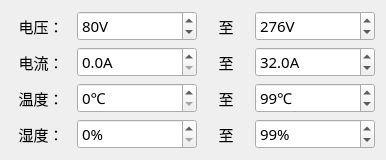
<?xml version="1.0" encoding="UTF-8"?>
<ui version="4.0">
 <class>Home_LineUnitWid</class>
 <widget class="QWidget" name="Home_LineUnitWid">
  <property name="geometry">
   <rect>
    <x>0</x>
    <y>0</y>
    <width>386</width>
    <height>156</height>
   </rect>
  </property>
  <property name="font">
   <font>
    <family>微软雅黑</family>
    <pointsize>11</pointsize>
   </font>
  </property>
  <property name="windowTitle">
   <string>Form</string>
  </property>
  <layout class="QGridLayout" name="gridLayout">
   <property name="verticalSpacing">
    <number>6</number>
   </property>
   <item row="0" column="0">
    <widget class="QLabel" name="label_5">
     <property name="sizePolicy">
      <sizepolicy hsizetype="Preferred" vsizetype="Preferred">
       <horstretch>0</horstretch>
       <verstretch>0</verstretch>
      </sizepolicy>
     </property>
     <property name="minimumSize">
      <size>
       <width>60</width>
       <height>30</height>
      </size>
     </property>
     <property name="maximumSize">
      <size>
       <width>60</width>
       <height>16777215</height>
      </size>
     </property>
     <property name="text">
      <string>电压：</string>
     </property>
     <property name="alignment">
      <set>Qt::AlignCenter</set>
     </property>
    </widget>
   </item>
   <item row="0" column="1">
    <widget class="QDoubleSpinBox" name="volMinSpin">
     <property name="enabled">
      <bool>true</bool>
     </property>
     <property name="minimumSize">
      <size>
       <width>120</width>
       <height>30</height>
      </size>
     </property>
     <property name="maximumSize">
      <size>
       <width>120</width>
       <height>16777215</height>
      </size>
     </property>
     <property name="prefix">
      <string/>
     </property>
     <property name="suffix">
      <string>V</string>
     </property>
     <property name="decimals">
      <number>0</number>
     </property>
     <property name="maximum">
      <double>300.000000000000000</double>
     </property>
     <property name="value">
      <double>80.000000000000000</double>
     </property>
    </widget>
   </item>
   <item row="0" column="2">
    <widget class="QLabel" name="label_6">
     <property name="minimumSize">
      <size>
       <width>40</width>
       <height>30</height>
      </size>
     </property>
     <property name="maximumSize">
      <size>
       <width>50</width>
       <height>16777215</height>
      </size>
     </property>
     <property name="text">
      <string>至</string>
     </property>
     <property name="alignment">
      <set>Qt::AlignCenter</set>
     </property>
    </widget>
   </item>
   <item row="0" column="3">
    <widget class="QDoubleSpinBox" name="volMaxSpin">
     <property name="enabled">
      <bool>true</bool>
     </property>
     <property name="minimumSize">
      <size>
       <width>120</width>
       <height>30</height>
      </size>
     </property>
     <property name="maximumSize">
      <size>
       <width>120</width>
       <height>16777215</height>
      </size>
     </property>
     <property name="suffix">
      <string>V</string>
     </property>
     <property name="decimals">
      <number>0</number>
     </property>
     <property name="maximum">
      <double>300.000000000000000</double>
     </property>
     <property name="value">
      <double>276.000000000000000</double>
     </property>
    </widget>
   </item>
   <item row="1" column="0">
    <widget class="QLabel" name="label_9">
     <property name="minimumSize">
      <size>
       <width>60</width>
       <height>30</height>
      </size>
     </property>
     <property name="maximumSize">
      <size>
       <width>60</width>
       <height>16777215</height>
      </size>
     </property>
     <property name="text">
      <string>电流：</string>
     </property>
     <property name="alignment">
      <set>Qt::AlignCenter</set>
     </property>
    </widget>
   </item>
   <item row="1" column="1">
    <widget class="QDoubleSpinBox" name="curMinSpin">
     <property name="enabled">
      <bool>true</bool>
     </property>
     <property name="minimumSize">
      <size>
       <width>120</width>
       <height>30</height>
      </size>
     </property>
     <property name="maximumSize">
      <size>
       <width>120</width>
       <height>16777215</height>
      </size>
     </property>
     <property name="suffix">
      <string>A</string>
     </property>
     <property name="decimals">
      <number>1</number>
     </property>
     <property name="maximum">
      <double>63.000000000000000</double>
     </property>
    </widget>
   </item>
   <item row="1" column="2">
    <widget class="QLabel" name="label_10">
     <property name="minimumSize">
      <size>
       <width>40</width>
       <height>30</height>
      </size>
     </property>
     <property name="maximumSize">
      <size>
       <width>50</width>
       <height>16777215</height>
      </size>
     </property>
     <property name="text">
      <string>至</string>
     </property>
     <property name="alignment">
      <set>Qt::AlignCenter</set>
     </property>
    </widget>
   </item>
   <item row="1" column="3">
    <widget class="QDoubleSpinBox" name="curMaxSpin">
     <property name="enabled">
      <bool>true</bool>
     </property>
     <property name="minimumSize">
      <size>
       <width>120</width>
       <height>30</height>
      </size>
     </property>
     <property name="maximumSize">
      <size>
       <width>120</width>
       <height>16777215</height>
      </size>
     </property>
     <property name="suffix">
      <string>A</string>
     </property>
     <property name="decimals">
      <number>1</number>
     </property>
     <property name="maximum">
      <double>63.000000000000000</double>
     </property>
     <property name="value">
      <double>32.000000000000000</double>
     </property>
    </widget>
   </item>
   <item row="2" column="0">
    <widget class="QLabel" name="label_11">
     <property name="minimumSize">
      <size>
       <width>60</width>
       <height>30</height>
      </size>
     </property>
     <property name="maximumSize">
      <size>
       <width>60</width>
       <height>16777215</height>
      </size>
     </property>
     <property name="text">
      <string>温度：</string>
     </property>
     <property name="alignment">
      <set>Qt::AlignCenter</set>
     </property>
    </widget>
   </item>
   <item row="2" column="1">
    <widget class="QDoubleSpinBox" name="temMinSpin">
     <property name="enabled">
      <bool>true</bool>
     </property>
     <property name="minimumSize">
      <size>
       <width>120</width>
       <height>30</height>
      </size>
     </property>
     <property name="maximumSize">
      <size>
       <width>120</width>
       <height>16777215</height>
      </size>
     </property>
     <property name="prefix">
      <string/>
     </property>
     <property name="suffix">
      <string>℃</string>
     </property>
     <property name="decimals">
      <number>0</number>
     </property>
     <property name="maximum">
      <double>100.000000000000000</double>
     </property>
     <property name="value">
      <double>0.000000000000000</double>
     </property>
    </widget>
   </item>
   <item row="2" column="2">
    <widget class="QLabel" name="label_12">
     <property name="minimumSize">
      <size>
       <width>40</width>
       <height>30</height>
      </size>
     </property>
     <property name="maximumSize">
      <size>
       <width>50</width>
       <height>16777215</height>
      </size>
     </property>
     <property name="text">
      <string>至</string>
     </property>
     <property name="alignment">
      <set>Qt::AlignCenter</set>
     </property>
    </widget>
   </item>
   <item row="2" column="3">
    <widget class="QDoubleSpinBox" name="temMaxSpin">
     <property name="enabled">
      <bool>true</bool>
     </property>
     <property name="minimumSize">
      <size>
       <width>120</width>
       <height>30</height>
      </size>
     </property>
     <property name="maximumSize">
      <size>
       <width>120</width>
       <height>16777215</height>
      </size>
     </property>
     <property name="suffix">
      <string>℃</string>
     </property>
     <property name="decimals">
      <number>0</number>
     </property>
     <property name="maximum">
      <double>100.000000000000000</double>
     </property>
     <property name="value">
      <double>99.000000000000000</double>
     </property>
    </widget>
   </item>
   <item row="3" column="0">
    <widget class="QLabel" name="label_13">
     <property name="minimumSize">
      <size>
       <width>60</width>
       <height>30</height>
      </size>
     </property>
     <property name="maximumSize">
      <size>
       <width>60</width>
       <height>16777215</height>
      </size>
     </property>
     <property name="text">
      <string>湿度：</string>
     </property>
     <property name="alignment">
      <set>Qt::AlignCenter</set>
     </property>
    </widget>
   </item>
   <item row="3" column="1">
    <widget class="QDoubleSpinBox" name="humMinSpin">
     <property name="enabled">
      <bool>true</bool>
     </property>
     <property name="minimumSize">
      <size>
       <width>120</width>
       <height>30</height>
      </size>
     </property>
     <property name="maximumSize">
      <size>
       <width>120</width>
       <height>16777215</height>
      </size>
     </property>
     <property name="prefix">
      <string/>
     </property>
     <property name="suffix">
      <string>%</string>
     </property>
     <property name="decimals">
      <number>0</number>
     </property>
     <property name="maximum">
      <double>100.000000000000000</double>
     </property>
     <property name="value">
      <double>0.000000000000000</double>
     </property>
    </widget>
   </item>
   <item row="3" column="2">
    <widget class="QLabel" name="label_14">
     <property name="minimumSize">
      <size>
       <width>40</width>
       <height>30</height>
      </size>
     </property>
     <property name="maximumSize">
      <size>
       <width>50</width>
       <height>16777215</height>
      </size>
     </property>
     <property name="text">
      <string>至</string>
     </property>
     <property name="alignment">
      <set>Qt::AlignCenter</set>
     </property>
    </widget>
   </item>
   <item row="3" column="3">
    <widget class="QDoubleSpinBox" name="humMaxSpin">
     <property name="enabled">
      <bool>true</bool>
     </property>
     <property name="minimumSize">
      <size>
       <width>120</width>
       <height>30</height>
      </size>
     </property>
     <property name="maximumSize">
      <size>
       <width>120</width>
       <height>16777215</height>
      </size>
     </property>
     <property name="suffix">
      <string>%</string>
     </property>
     <property name="decimals">
      <number>0</number>
     </property>
     <property name="maximum">
      <double>100.000000000000000</double>
     </property>
     <property name="value">
      <double>99.000000000000000</double>
     </property>
    </widget>
   </item>
  </layout>
 </widget>
 <resources/>
 <connections/>
</ui>
